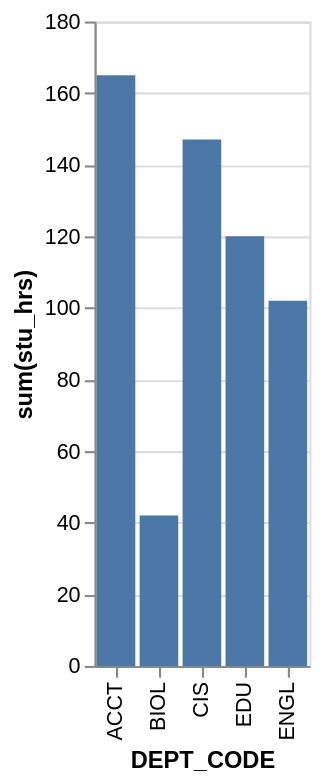

Here is the Vega-Lite specification saved for this chart:
### Vega-Lite specification from a JSON file in a GitHub repository (floating-point values rounded to 4 significant figures)
{"data": {"values": [{"x_data": "ACCT", "y_data": 165}, {"x_data": "BIOL", "y_data": 42}, {"x_data": "CIS", "y_data": 147}, {"x_data": "EDU", "y_data": 120}, {"x_data": "ENGL", "y_data": 102}]}, "mark": "bar", "encoding": {"x": {"field": "x_data", "type": "nominal", "title": "DEPT_CODE", "sort": "ascending"}, "y": {"field": "y_data", "type": "quantitative", "title": "sum(stu_hrs)"}}}
